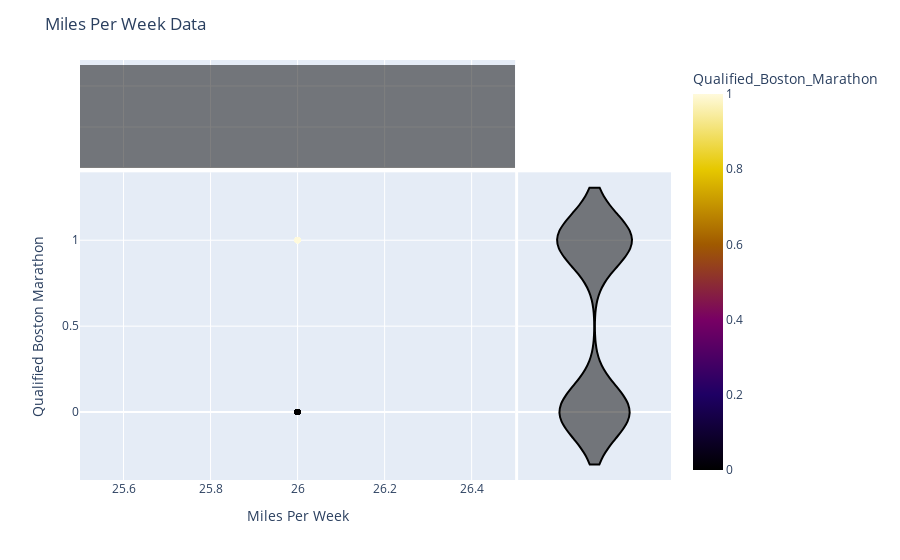

Notebook code cell kept with this figure:
### Code cell
# Making a Visualization of the Data

fig = px.scatter(df,
                 x = 'Miles_Per_week',
                 y = 'Qualified_Boston_Marathon',
                 marginal_x='histogram',
                 marginal_y='violin',
                 color='Qualified_Boston_Marathon',
                 color_continuous_scale=px.colors.sequential.Electric)
fig.update_layout(title = 'Miles Per Week Data',
                  xaxis_title = 'Miles Per Week',
                  yaxis_title = 'Qualified Boston Marathon')
fig.show()

### Figure 1 — Plotly figure (JSON) as saved in the notebook; plotly's stock layout.template omitted (floating-point values rounded to 4 significant figures; data arrays with more than 128 entries replaced by an {"elided": "..."} marker saying what was removed)
{"data": [{"hovertemplate": "Miles_Per_week=%{x}<br>Qualified_Boston_Marathon=%{marker.color}<extra></extra>", "legendgroup": "", "marker": {"color": {"elided": "500 int values"}, "coloraxis": "coloraxis", "symbol": "circle"}, "mode": "markers", "name": "", "orientation": "v", "showlegend": false, "type": "scatter", "x": {"elided": "500 int values"}, "xaxis": "x", "y": {"elided": "500 int values"}, "yaxis": "y"}, {"alignmentgroup": "True", "bingroup": "x", "hovertemplate": "Miles_Per_week=%{x}<br>count=%{y}<extra></extra>", "legendgroup": "", "marker": {"color": "rgb(0,0,0)"}, "name": "", "offsetgroup": "", "opacity": 0.5, "showlegend": false, "type": "histogram", "x": {"elided": "500 int values"}, "xaxis": "x3", "yaxis": "y3"}, {"alignmentgroup": "True", "hovertemplate": "Qualified_Boston_Marathon=%{y}<extra></extra>", "legendgroup": "", "marker": {"color": "rgb(0,0,0)", "symbol": "circle"}, "name": "", "offsetgroup": "", "scalegroup": "y", "showlegend": false, "type": "violin", "xaxis": "x2", "y": {"elided": "500 int values"}, "yaxis": "y2"}], "layout": {"barmode": "overlay", "coloraxis": {"colorbar": {"title": {"text": "Qualified_Boston_Marathon"}}, "colorscale": [[0, "rgb(0,0,0)"], [0.2, "rgb(30,0,100)"], [0.4, "rgb(120,0,100)"], [0.6, "rgb(160,90,0)"], [0.8, "rgb(230,200,0)"], [1, "rgb(255,250,220)"]]}, "legend": {"tracegroupgap": 0}, "margin": {"t": 60}, "title": {"text": "Miles Per Week Data"}, "xaxis": {"anchor": "y", "domain": [0, 0.7363], "title": {"text": "Miles Per Week"}}, "xaxis2": {"anchor": "y2", "domain": [0.7413, 1], "matches": "x2", "showgrid": false, "showline": false, "showticklabels": false, "ticks": ""}, "xaxis3": {"anchor": "y3", "domain": [0, 0.7363], "matches": "x", "showgrid": true, "showticklabels": false}, "xaxis4": {"anchor": "y4", "domain": [0.7413, 1], "matches": "x2", "showgrid": false, "showline": false, "showticklabels": false, "ticks": ""}, "yaxis": {"anchor": "x", "domain": [0, 0.7326], "title": {"text": "Qualified Boston Marathon"}}, "yaxis2": {"anchor": "x2", "domain": [0, 0.7326], "matches": "y", "showgrid": true, "showticklabels": false}, "yaxis3": {"anchor": "x3", "domain": [0.7426, 1], "matches": "y3", "showgrid": true, "showline": false, "showticklabels": false, "ticks": ""}, "yaxis4": {"anchor": "x4", "domain": [0.7426, 1], "matches": "y3", "showgrid": true, "showline": false, "showticklabels": false, "ticks": ""}}}
